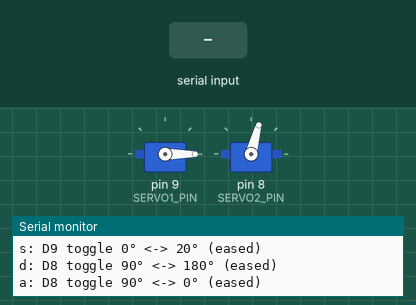
Recording of a sketch running on a simulated Arduino Uno, built with avr-gcc and run on an emulated ATmega328P. Shown: 2 × servo, the last lines printed to the serial monitor. Inputs (shaded band) come from the test bench.

Above: at 1.2 s.
1.3 s: "s" received over Serial
At 2.8 s:
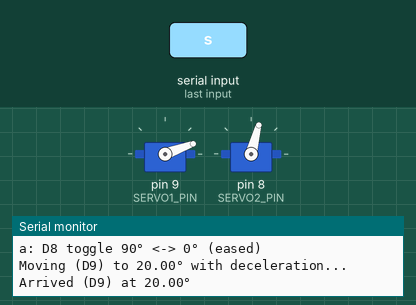
3.3 s: "d" received over Serial
At 4.7 s:
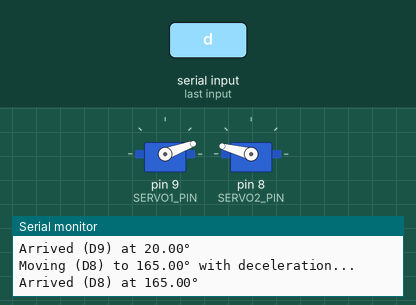
5.3 s: "a" received over Serial
At 6.8 s:
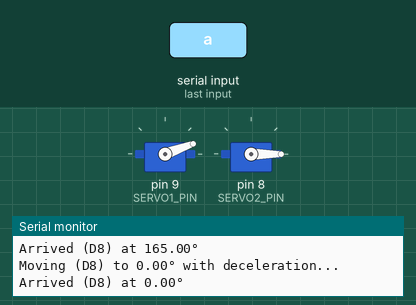
7.4 s: "s" received over Serial
At 8.6 s:
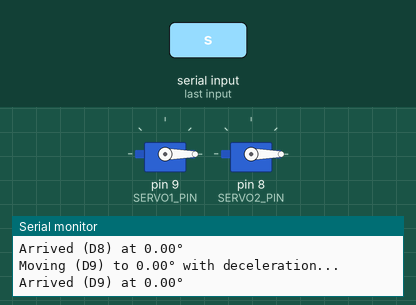
9.4 s: "a" received over Serial
At 9.56 s:
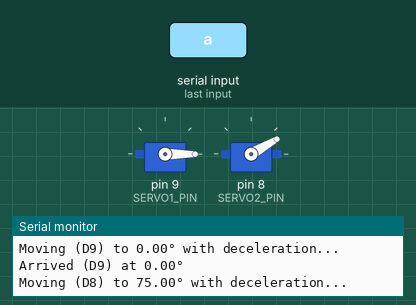
11.4 s: "d" received over Serial
At 13.3 s:
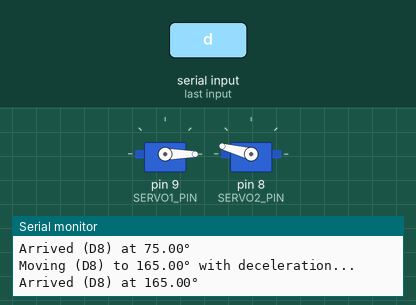
Timing chart, 0 to 14.4 s (numbered marks = the images above; inputs shaded):
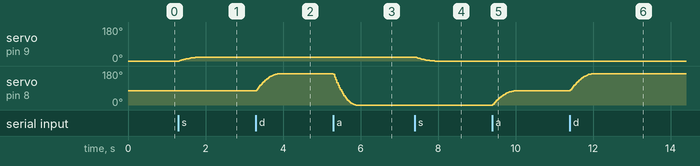

The sketch:

sketch_aug13b_auto_loop_1.ino
```cpp
#include <Servo.h>

// --- Timing (shared) ---
const unsigned long MOVE_DURATION_MS  = 600; // total move time per hop
const unsigned long UPDATE_PERIOD_MS  = 15;  // how often to update the command

// --- Servo 1 (D9) angles ---
const int SERVO1_PIN = 9;
const int ANGLE1_A   = 0;    // start angle
const int ANGLE1_B   = 20;   // offset angle

// --- Servo 2 (D8) angles (centered so we can go ±90) ---
const int SERVO2_PIN     = 8;
const int ANGLE2_CENTER  = 75;
const int ANGLE2_NEG90   = 0;    // 90° to one side of center
const int ANGLE2_POS90   = 165;  // 90° to the other side of center

static inline float easeOutQuad(float x) {
  // x in [0,1] -> ease-out curve (fast then decelerate)
  return 1.0 - (1.0 - x) * (1.0 - x);
}

struct EasedServo {
  Servo servo;
  int pin = -1;

  float startAngle = 0.0;
  float targetAngle = 0.0;
  float currentAngle = 0.0;

  unsigned long moveStartMs = 0;
  unsigned long lastUpdateMs = 0;

  bool moving = false;

  void attach(int p, float initialAngle) {
    pin = p;
    servo.attach(pin);
    currentAngle = initialAngle;
    servo.write((int)(currentAngle + 0.5));
    moving = false;
    lastUpdateMs = 0;
  }

  void startMove(float toAngle) {
    if (toAngle < 0) toAngle = 0;
    if (toAngle > 180) toAngle = 180;

    startAngle = currentAngle;
    targetAngle = toAngle;
    moveStartMs = millis();
    lastUpdateMs = 0;
    moving = true;
  }

  void update() {
    if (!moving) return;

    unsigned long now = millis();
    if (now - lastUpdateMs >= UPDATE_PERIOD_MS) {
      lastUpdateMs = now;

      float t = (float)(now - moveStartMs) / (float)MOVE_DURATION_MS;
      if (t >= 1.0) {
        currentAngle = targetAngle;
        servo.write((int)(currentAngle + 0.5));
        moving = false;
        Serial.print("Arrived (D");
        Serial.print(pin);
        Serial.print(") at ");
        Serial.print(currentAngle);
        Serial.println("°");
      } else {
        float eased = startAngle + (targetAngle - startAngle) * easeOutQuad(t);
        currentAngle = eased;
        servo.write((int)(currentAngle + 0.5));
      }
    }
  }
};

EasedServo s1; // D9: 0 <-> 20°
EasedServo s2; // D8: 90 <-> (0 or 180)

bool s1AtOffset = false;

static inline bool near(float a, float b, float eps = 1.0) {
  return fabs(a - b) <= eps;
}

void setup() {
  Serial.begin(115200);

  s1.attach(SERVO1_PIN, ANGLE1_A);
  s2.attach(SERVO2_PIN, ANGLE2_CENTER); // start centered at 90°

  Serial.println("Ready.");
  Serial.println("s: D9 toggle 0° <-> 20° (eased)");
  Serial.println("d: D8 toggle 90° <-> 180° (eased)");
  Serial.println("a: D8 toggle 90° <-> 0° (eased)");
}

void loop() {
  // Handle keypresses
  if (Serial.available() > 0) {
    char c = Serial.read();

    if (c == 's') {
      s1AtOffset = !s1AtOffset;
      float nextTarget = s1AtOffset ? ANGLE1_B : ANGLE1_A;
      s1.startMove(nextTarget);
      Serial.print("Moving (D");
      Serial.print(SERVO1_PIN);
      Serial.print(") to ");
      Serial.print(nextTarget);
      Serial.println("° with deceleration...");
    }

    // Right side (center <-> +90 => 180°)
    if (c == 'd') {
      float nextTarget = near(s2.currentAngle, ANGLE2_POS90) ? ANGLE2_CENTER : ANGLE2_POS90;
      s2.startMove(nextTarget);
      Serial.print("Moving (D");
      Serial.print(SERVO2_PIN);
      Serial.print(") to ");
      Serial.print(nextTarget);
      Serial.println("° with deceleration...");
    }

    // Left side (center <-> -90 => 0°)
    if (c == 'a') {
      float nextTarget = near(s2.currentAngle, ANGLE2_NEG90) ? ANGLE2_CENTER : ANGLE2_NEG90;
      s2.startMove(nextTarget);
      Serial.print("Moving (D");
      Serial.print(SERVO2_PIN);
      Serial.print(") to ");
      Serial.print(nextTarget);
      Serial.println("° with deceleration...");
    }
  }

  // Drive both servos (they can move simultaneously)
  s1.update();
  s2.update();
}
```

Measured:
- after the input at 1.3 s, servo on pin 9 (SERVO1_PIN): moves from 0° to 20° over 0.50 s, starting at once
- after the input at 3.3 s, servo on pin 8 (SERVO2_PIN): moves from 75° to 165° over 0.54 s, starting at once
- after the input at 5.3 s, servo on pin 8 (SERVO2_PIN): moves from 165° to 0° over 0.57 s, starting at once
- after the input at 7.4 s, servo on pin 9 (SERVO1_PIN): moves from 20° to 0° over 0.50 s, starting at once
- after the input at 9.4 s, servo on pin 8 (SERVO2_PIN): moves from 0° to 75° over 0.54 s, starting at once
- after the input at 11.4 s, servo on pin 8 (SERVO2_PIN): moves from 75° to 165° over 0.54 s, starting at once
